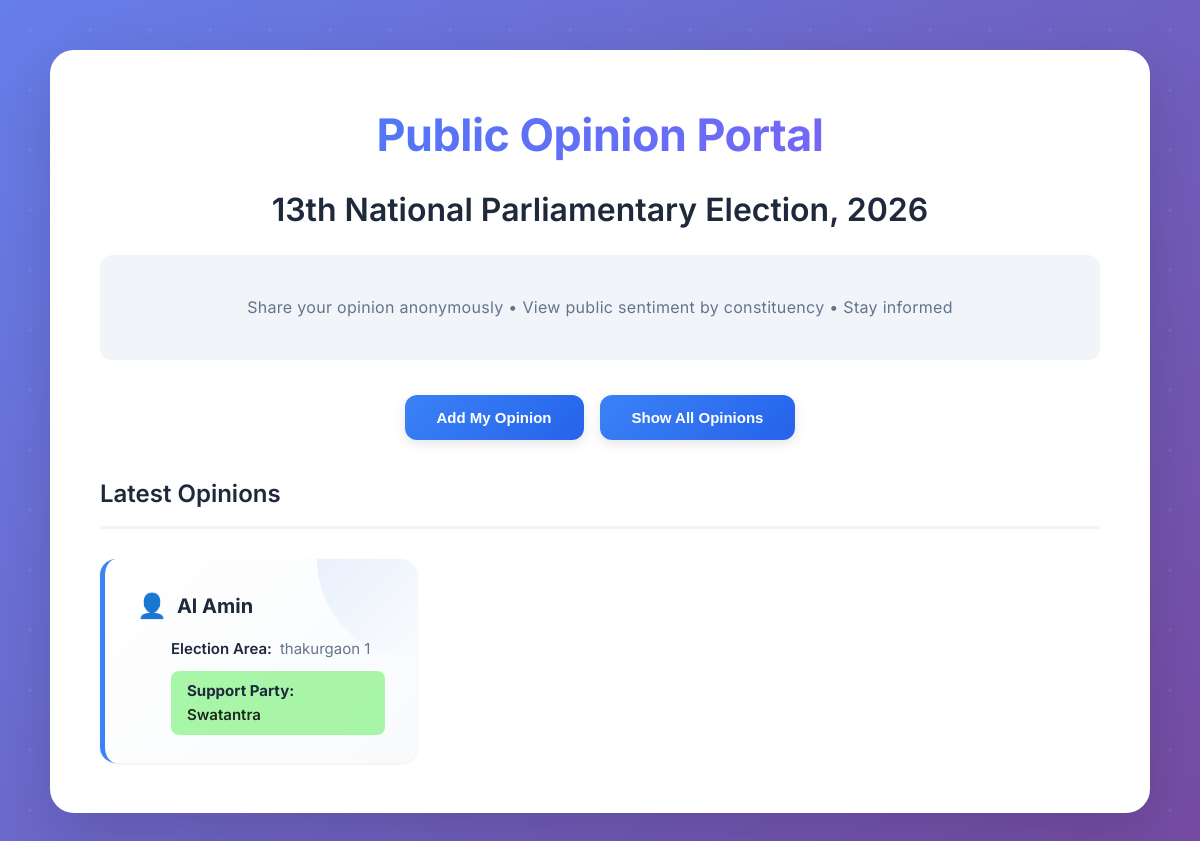
Before: / with the older database file.
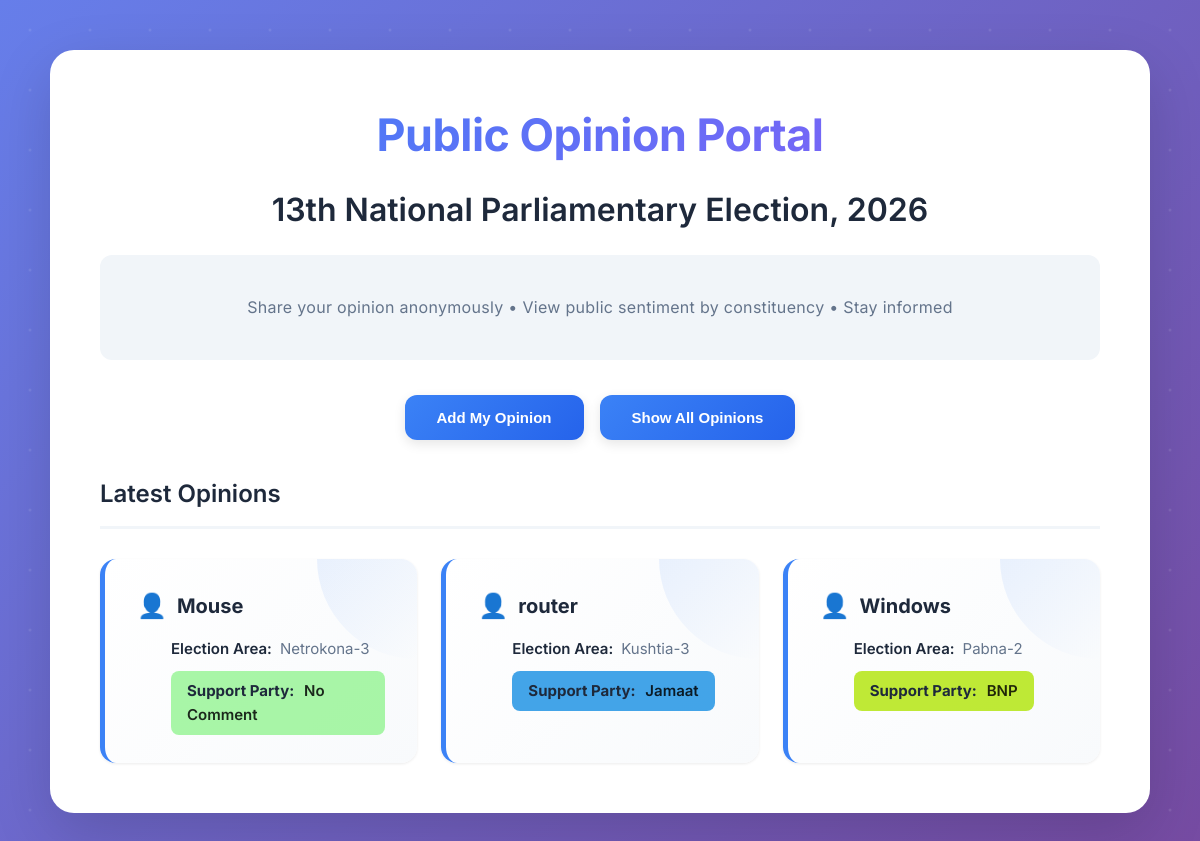
After: the same page with the newer database file.
### opinion_app/models.py (models this page shows, shortened)
class Opinion(models.Model):
    name = models.CharField(max_length=100)
    phone = models.CharField(max_length=20)
    election_area = models.TextField()
    party = models.CharField(max_length=50)

### opinion_app/views.py (the view)
# urls.py: path('', views.home, name='home'),
def home(request):
    opinions = Opinion.objects.all().order_by('-id')[:3]
    return render(request, 'home.html', {'opinions': opinions})

### opinion_app/templates/home.html (shortened to what this page needs)
{% load static %}
<!DOCTYPE html>
<html lang="en">
<head>
    <link rel="stylesheet" href="{% static 'css/style.css' %}">
</head>
<body>
    <div class="container">
        <h1>Public Opinion Portal</h1>
        <h2>13th National Parliamentary Election, 2026</h2>
        <p class="hero-subtext">
            Share your opinion anonymously • View public sentiment by constituency • Stay informed
        </p>
        <div class="nav">
            <a href="{% url 'add_opinion' %}">
                <button>Add My Opinion</button>
            </a>
            <a href="{% url 'all_opinions' %}">
                <button>Show All Opinions</button>
            </a>
        </div>
        <h3>Latest Opinions</h3>
        <div class="opinions-grid">
            {% for op in opinions|slice:":6" %}
            <div class="opinion-card">
                <div class="opinion-name">{{ op.name }}</div>
                <div class="opinion-area">
                    <strong>Election Area:</strong> {{ op.election_area }}
                </div>
                <div class="opinion-party {% if op.party == 'BNP' %}party-bnp{% elif op.party == 'Jamaat' %}party-jamaat{% elif op.party == 'Independent' %}party-independent{% else %}party-no-comment{% endif %}">
                    <strong>Support Party:</strong> {{ op.party }}
                </div>
            </div>
            {% endfor %}
        </div>
    </div>
</body>
</html>

Changed rows visible on the page:
removed Opinion: name "Al Amin", election_area "thakurgaon 1", party "Swatantra"
added Opinion: name "Mouse", election_area "Netrokona-3", party "No Comment"
added Opinion: name "router", election_area "Kushtia-3", party "Jamaat"
added Opinion: name "Windows", election_area "Pabna-2", party "BNP"
